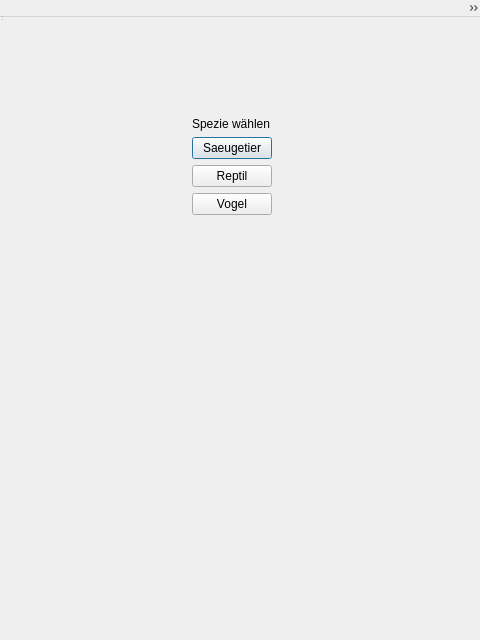
<?xml version="1.0" encoding="UTF-8"?>
<ui version="4.0">
 <class>tierBearbeitenDialog</class>
 <widget class="QDialog" name="tierBearbeitenDialog">
  <property name="geometry">
   <rect>
    <x>0</x>
    <y>0</y>
    <width>480</width>
    <height>640</height>
   </rect>
  </property>
  <property name="windowTitle">
   <string>MainWindow</string>
  </property>
  <widget class="QWidget" name="centralwidget">
   <property name="geometry">
    <rect>
     <x>0</x>
     <y>0</y>
     <width>464</width>
     <height>332</height>
    </rect>
   </property>
   <layout class="QVBoxLayout" name="verticalLayout">
    <item>
     <widget class="QStackedWidget" name="stackedWidget">
      <property name="currentIndex">
       <number>0</number>
      </property>
      <widget class="QWidget" name="tierBearbeitenHauptseite">
       <layout class="QHBoxLayout" name="horizontalLayout">
        <item>
         <spacer name="horizontalSpacer">
          <property name="orientation">
           <enum>Qt::Orientation::Horizontal</enum>
          </property>
          <property name="sizeHint" stdset="0">
           <size>
            <width>180</width>
            <height>20</height>
           </size>
          </property>
         </spacer>
        </item>
        <item>
         <layout class="QVBoxLayout" name="verticalLayout_2">
          <item>
           <spacer name="verticalSpacer">
            <property name="orientation">
             <enum>Qt::Orientation::Vertical</enum>
            </property>
            <property name="sizeHint" stdset="0">
             <size>
              <width>20</width>
              <height>40</height>
             </size>
            </property>
           </spacer>
          </item>
          <item>
           <widget class="QLabel" name="spezieWaehlenLabel">
            <property name="text">
             <string>Spezie wählen</string>
            </property>
           </widget>
          </item>
          <item>
           <widget class="QPushButton" name="saeugetierWaehlenPushButton">
            <property name="text">
             <string>Saeugetier</string>
            </property>
           </widget>
          </item>
          <item>
           <widget class="QPushButton" name="reptilWaehlenPushButton">
            <property name="text">
             <string>Reptil</string>
            </property>
           </widget>
          </item>
          <item>
           <widget class="QPushButton" name="vogelWaehlenPushButton">
            <property name="text">
             <string>Vogel</string>
            </property>
           </widget>
          </item>
          <item>
           <spacer name="verticalSpacer_2">
            <property name="orientation">
             <enum>Qt::Orientation::Vertical</enum>
            </property>
            <property name="sizeHint" stdset="0">
             <size>
              <width>20</width>
              <height>40</height>
             </size>
            </property>
           </spacer>
          </item>
         </layout>
        </item>
        <item>
         <spacer name="horizontalSpacer_2">
          <property name="orientation">
           <enum>Qt::Orientation::Horizontal</enum>
          </property>
          <property name="sizeHint" stdset="0">
           <size>
            <width>180</width>
            <height>20</height>
           </size>
          </property>
         </spacer>
        </item>
       </layout>
      </widget>
      <widget class="QWidget" name="saeugetierBearbeitenSeite">
       <layout class="QHBoxLayout" name="horizontalLayout_11">
        <item>
         <layout class="QVBoxLayout" name="verticalLayout_3">
          <item>
           <widget class="QPushButton" name="zurueckInSaeugetierPushButton">
            <property name="text">
             <string>Zurück</string>
            </property>
           </widget>
          </item>
          <item>
           <spacer name="verticalSpacer_3">
            <property name="orientation">
             <enum>Qt::Orientation::Vertical</enum>
            </property>
            <property name="sizeHint" stdset="0">
             <size>
              <width>20</width>
              <height>40</height>
             </size>
            </property>
           </spacer>
          </item>
         </layout>
        </item>
        <item>
         <layout class="QVBoxLayout" name="verticalLayout_5">
          <item>
           <layout class="QVBoxLayout" name="verticalLayout_4">
            <item>
             <layout class="QHBoxLayout" name="horizontalLayout_2">
              <item>
               <widget class="QLabel" name="bezeichnungInSaeugetierLabel">
                <property name="text">
                 <string>Bezeichnung:</string>
                </property>
               </widget>
              </item>
              <item>
               <widget class="QLineEdit" name="bezeichnungInSaeugetierLineEdit"/>
              </item>
             </layout>
            </item>
            <item>
             <layout class="QHBoxLayout" name="horizontalLayout_3">
              <item>
               <widget class="QLabel" name="gefaehrdetInSaeugetierLabel">
                <property name="text">
                 <string>Gefährdet?</string>
                </property>
               </widget>
              </item>
              <item>
               <widget class="QLineEdit" name="gefaehrdetInSaeugetierLineEdit"/>
              </item>
             </layout>
            </item>
            <item>
             <layout class="QHBoxLayout" name="horizontalLayout_4">
              <item>
               <widget class="QLabel" name="raubtierInSaeugetierLabel">
                <property name="text">
                 <string>Raubtier?</string>
                </property>
               </widget>
              </item>
              <item>
               <widget class="QLineEdit" name="raubtierInSaeugetierLineEdit"/>
              </item>
             </layout>
            </item>
            <item>
             <layout class="QHBoxLayout" name="horizontalLayout_5">
              <item>
               <widget class="QLabel" name="anzahlInSaeugetierLabel">
                <property name="text">
                 <string>Anzahl:</string>
                </property>
               </widget>
              </item>
              <item>
               <widget class="QLineEdit" name="anzahlInSaeugetierLineEdit"/>
              </item>
             </layout>
            </item>
            <item>
             <layout class="QHBoxLayout" name="horizontalLayout_6">
              <item>
               <widget class="QLabel" name="alterInSaeugetierLabel">
                <property name="text">
                 <string>Alter:</string>
                </property>
               </widget>
              </item>
              <item>
               <widget class="QLineEdit" name="alterInSaeugetierLineEdit"/>
              </item>
             </layout>
            </item>
            <item>
             <layout class="QHBoxLayout" name="horizontalLayout_7">
              <item>
               <widget class="QLabel" name="rudeltierLabel">
                <property name="text">
                 <string>Rudeltier?</string>
                </property>
               </widget>
              </item>
              <item>
               <widget class="QLineEdit" name="rudeltierLineEdit"/>
              </item>
             </layout>
            </item>
            <item>
             <layout class="QHBoxLayout" name="horizontalLayout_8">
              <item>
               <widget class="QLabel" name="tragzeitLabel">
                <property name="text">
                 <string>Tragzeit:</string>
                </property>
               </widget>
              </item>
              <item>
               <widget class="QLineEdit" name="tragzeitLineEdit"/>
              </item>
             </layout>
            </item>
            <item>
             <layout class="QHBoxLayout" name="horizontalLayout_9">
              <item>
               <widget class="QLabel" name="durschschnittsgewichtLabel">
                <property name="text">
                 <string>Durschnittsgewicht:</string>
                </property>
               </widget>
              </item>
              <item>
               <widget class="QLineEdit" name="durschnittsgewichtLineEdit"/>
              </item>
             </layout>
            </item>
            <item>
             <layout class="QHBoxLayout" name="horizontalLayout_10">
              <item>
               <widget class="QLabel" name="fellfarbeLabel">
                <property name="text">
                 <string>Fellfarbe:</string>
                </property>
               </widget>
              </item>
              <item>
               <widget class="QLineEdit" name="fellfarbeLineEdit"/>
              </item>
             </layout>
            </item>
           </layout>
          </item>
          <item>
           <spacer name="verticalSpacer_4">
            <property name="orientation">
             <enum>Qt::Orientation::Vertical</enum>
            </property>
            <property name="sizeHint" stdset="0">
             <size>
              <width>20</width>
              <height>40</height>
             </size>
            </property>
           </spacer>
          </item>
          <item>
           <widget class="QPushButton" name="hinzufuegenInSaeugetierPushButton">
            <property name="text">
             <string>Hinzufügen</string>
            </property>
           </widget>
          </item>
         </layout>
        </item>
       </layout>
      </widget>
      <widget class="QWidget" name="reptilBearbeitenSeite">
       <layout class="QHBoxLayout" name="horizontalLayout_20">
        <item>
         <layout class="QVBoxLayout" name="verticalLayout_6">
          <item>
           <widget class="QPushButton" name="zurueckInReptilPushButton">
            <property name="text">
             <string>Zurück</string>
            </property>
           </widget>
          </item>
          <item>
           <spacer name="verticalSpacer_5">
            <property name="orientation">
             <enum>Qt::Orientation::Vertical</enum>
            </property>
            <property name="sizeHint" stdset="0">
             <size>
              <width>20</width>
              <height>40</height>
             </size>
            </property>
           </spacer>
          </item>
         </layout>
        </item>
        <item>
         <layout class="QVBoxLayout" name="verticalLayout_8">
          <item>
           <layout class="QVBoxLayout" name="verticalLayout_7">
            <item>
             <layout class="QHBoxLayout" name="horizontalLayout_12">
              <item>
               <widget class="QLabel" name="bezeichnungInReptilLabel">
                <property name="text">
                 <string>Bezeichnung:</string>
                </property>
               </widget>
              </item>
              <item>
               <widget class="QLineEdit" name="bezeichnungInReptilLineEdit"/>
              </item>
             </layout>
            </item>
            <item>
             <layout class="QHBoxLayout" name="horizontalLayout_13">
              <item>
               <widget class="QLabel" name="gefaehrdetInReptilLabel">
                <property name="text">
                 <string>Gefährdet?</string>
                </property>
               </widget>
              </item>
              <item>
               <widget class="QLineEdit" name="gefaehrdetInReptilLineEdit"/>
              </item>
             </layout>
            </item>
            <item>
             <layout class="QHBoxLayout" name="horizontalLayout_14">
              <item>
               <widget class="QLabel" name="raubtierInReptilLael">
                <property name="text">
                 <string>Raubtier?</string>
                </property>
               </widget>
              </item>
              <item>
               <widget class="QLineEdit" name="raubtierInReptilLineEdit"/>
              </item>
             </layout>
            </item>
            <item>
             <layout class="QHBoxLayout" name="horizontalLayout_15">
              <item>
               <widget class="QLabel" name="anzahlInReptilLabel">
                <property name="text">
                 <string>Anzahl:</string>
                </property>
               </widget>
              </item>
              <item>
               <widget class="QLineEdit" name="anzahlInReptilLineEdit"/>
              </item>
             </layout>
            </item>
            <item>
             <layout class="QHBoxLayout" name="horizontalLayout_16">
              <item>
               <widget class="QLabel" name="alterInReptilLabel">
                <property name="text">
                 <string>Alter:</string>
                </property>
               </widget>
              </item>
              <item>
               <widget class="QLineEdit" name="alterInReptilLineEdit"/>
              </item>
             </layout>
            </item>
            <item>
             <layout class="QHBoxLayout" name="horizontalLayout_17">
              <item>
               <widget class="QLabel" name="giftigLabel">
                <property name="text">
                 <string>Giftig?</string>
                </property>
               </widget>
              </item>
              <item>
               <widget class="QLineEdit" name="giftigLineEdit"/>
              </item>
             </layout>
            </item>
            <item>
             <layout class="QHBoxLayout" name="horizontalLayout_18">
              <item>
               <widget class="QLabel" name="optTempLabel">
                <property name="text">
                 <string>Optimale Temperatur:</string>
                </property>
               </widget>
              </item>
              <item>
               <widget class="QLineEdit" name="optTempLineEdit"/>
              </item>
             </layout>
            </item>
            <item>
             <layout class="QHBoxLayout" name="horizontalLayout_19">
              <item>
               <widget class="QLabel" name="wechselwarmLabel">
                <property name="text">
                 <string>Wechselwarm?</string>
                </property>
               </widget>
              </item>
              <item>
               <widget class="QLineEdit" name="wechselwarmLineEdit"/>
              </item>
             </layout>
            </item>
           </layout>
          </item>
          <item>
           <spacer name="verticalSpacer_6">
            <property name="orientation">
             <enum>Qt::Orientation::Vertical</enum>
            </property>
            <property name="sizeHint" stdset="0">
             <size>
              <width>20</width>
              <height>40</height>
             </size>
            </property>
           </spacer>
          </item>
          <item>
           <widget class="QPushButton" name="hinzufuegenInReptilPushButton">
            <property name="text">
             <string>Hinzufügen</string>
            </property>
           </widget>
          </item>
         </layout>
        </item>
       </layout>
      </widget>
      <widget class="QWidget" name="vogelBearbeitenSeite">
       <layout class="QHBoxLayout" name="horizontalLayout_29">
        <item>
         <layout class="QVBoxLayout" name="verticalLayout_11">
          <item>
           <widget class="QPushButton" name="zurueckInVogelPushButton">
            <property name="text">
             <string>Zurück</string>
            </property>
           </widget>
          </item>
          <item>
           <spacer name="verticalSpacer_8">
            <property name="orientation">
             <enum>Qt::Orientation::Vertical</enum>
            </property>
            <property name="sizeHint" stdset="0">
             <size>
              <width>20</width>
              <height>40</height>
             </size>
            </property>
           </spacer>
          </item>
         </layout>
        </item>
        <item>
         <layout class="QVBoxLayout" name="verticalLayout_10">
          <item>
           <layout class="QVBoxLayout" name="verticalLayout_9">
            <item>
             <layout class="QHBoxLayout" name="horizontalLayout_27">
              <item>
               <widget class="QLabel" name="bezeichnungInVogelLabel">
                <property name="text">
                 <string>Bezeichnung:</string>
                </property>
               </widget>
              </item>
              <item>
               <widget class="QLineEdit" name="bezeichnungInVogelLineEdit"/>
              </item>
             </layout>
            </item>
            <item>
             <layout class="QHBoxLayout" name="horizontalLayout_28">
              <item>
               <widget class="QLabel" name="gefaehrdetInVogelLabel">
                <property name="text">
                 <string>Gefährdet?</string>
                </property>
               </widget>
              </item>
              <item>
               <widget class="QLineEdit" name="gefaehrdetInVogelLineEdit"/>
              </item>
             </layout>
            </item>
            <item>
             <layout class="QHBoxLayout" name="horizontalLayout_26">
              <item>
               <widget class="QLabel" name="raubtierInVogelLabel">
                <property name="text">
                 <string>Raubtier?</string>
                </property>
               </widget>
              </item>
              <item>
               <widget class="QLineEdit" name="raubtierInVogelLineEdit"/>
              </item>
             </layout>
            </item>
            <item>
             <layout class="QHBoxLayout" name="horizontalLayout_25">
              <item>
               <widget class="QLabel" name="anzahlInVogelLabel">
                <property name="text">
                 <string>Anzahl:</string>
                </property>
               </widget>
              </item>
              <item>
               <widget class="QLineEdit" name="anzahlInVogelLineEdit"/>
              </item>
             </layout>
            </item>
            <item>
             <layout class="QHBoxLayout" name="horizontalLayout_24">
              <item>
               <widget class="QLabel" name="alterInVogelLabe">
                <property name="text">
                 <string>Alter:</string>
                </property>
               </widget>
              </item>
              <item>
               <widget class="QLineEdit" name="alterInVogelLineEdit"/>
              </item>
             </layout>
            </item>
            <item>
             <layout class="QHBoxLayout" name="horizontalLayout_23">
              <item>
               <widget class="QLabel" name="zugvogelLabel">
                <property name="text">
                 <string>Zugvogel?</string>
                </property>
               </widget>
              </item>
              <item>
               <widget class="QLineEdit" name="zugvogelLineEdit"/>
              </item>
             </layout>
            </item>
            <item>
             <layout class="QHBoxLayout" name="horizontalLayout_22">
              <item>
               <widget class="QLabel" name="flugreichweiteLabel">
                <property name="text">
                 <string>Flugreichweite:</string>
                </property>
               </widget>
              </item>
              <item>
               <widget class="QLineEdit" name="flugreichweiteLineEdit"/>
              </item>
             </layout>
            </item>
            <item>
             <layout class="QHBoxLayout" name="horizontalLayout_21">
              <item>
               <widget class="QLabel" name="fluegelspannweiteLabel">
                <property name="text">
                 <string>Flügelspannweite:</string>
                </property>
               </widget>
              </item>
              <item>
               <widget class="QLineEdit" name="fluegelspannweiteLineEdit"/>
              </item>
             </layout>
            </item>
           </layout>
          </item>
          <item>
           <spacer name="verticalSpacer_7">
            <property name="orientation">
             <enum>Qt::Orientation::Vertical</enum>
            </property>
            <property name="sizeHint" stdset="0">
             <size>
              <width>20</width>
              <height>40</height>
             </size>
            </property>
           </spacer>
          </item>
          <item>
           <widget class="QPushButton" name="hinzufuegenInVogelPushButton">
            <property name="text">
             <string>Hinzufügen</string>
            </property>
           </widget>
          </item>
         </layout>
        </item>
       </layout>
      </widget>
     </widget>
    </item>
   </layout>
  </widget>
  <widget class="QMenuBar" name="menubar">
   <property name="geometry">
    <rect>
     <x>0</x>
     <y>0</y>
     <width>480</width>
     <height>17</height>
    </rect>
   </property>
   <widget class="QMenu" name="menuDatei">
    <property name="title">
     <string>Datei</string>
    </property>
    <widget class="QMenu" name="menuDateien_ffnen">
     <property name="title">
      <string>Dateien öffnen</string>
     </property>
     <addaction name="actiontiere_json_2"/>
     <addaction name="actionpersonal_json"/>
    </widget>
    <addaction name="menuDateien_ffnen"/>
    <addaction name="actionBeenden"/>
   </widget>
   <widget class="QMenu" name="menuView">
    <property name="title">
     <string>View</string>
    </property>
    <addaction name="actionFull_screen"/>
    <addaction name="actionMinimize"/>
    <addaction name="actionNormal"/>
   </widget>
   <addaction name="menuDatei"/>
   <addaction name="menuView"/>
  </widget>
  <widget class="QStatusBar" name="statusbar">
   <property name="geometry">
    <rect>
     <x>0</x>
     <y>0</y>
     <width>3</width>
     <height>22</height>
    </rect>
   </property>
  </widget>
  <action name="actiontiere_json">
   <property name="text">
    <string>tiere.json</string>
   </property>
  </action>
  <action name="actiontiere_json_2">
   <property name="text">
    <string>tiere.json</string>
   </property>
  </action>
  <action name="actionpersonal_json">
   <property name="text">
    <string>personal.json</string>
   </property>
  </action>
  <action name="actionBeenden">
   <property name="text">
    <string>Beenden</string>
   </property>
  </action>
  <action name="actionFull_screen">
   <property name="text">
    <string>Full screen</string>
   </property>
  </action>
  <action name="actionMinimize">
   <property name="text">
    <string>Minimize</string>
   </property>
  </action>
  <action name="actionNormal">
   <property name="text">
    <string>Normal</string>
   </property>
  </action>
 </widget>
 <resources/>
 <connections/>
</ui>
